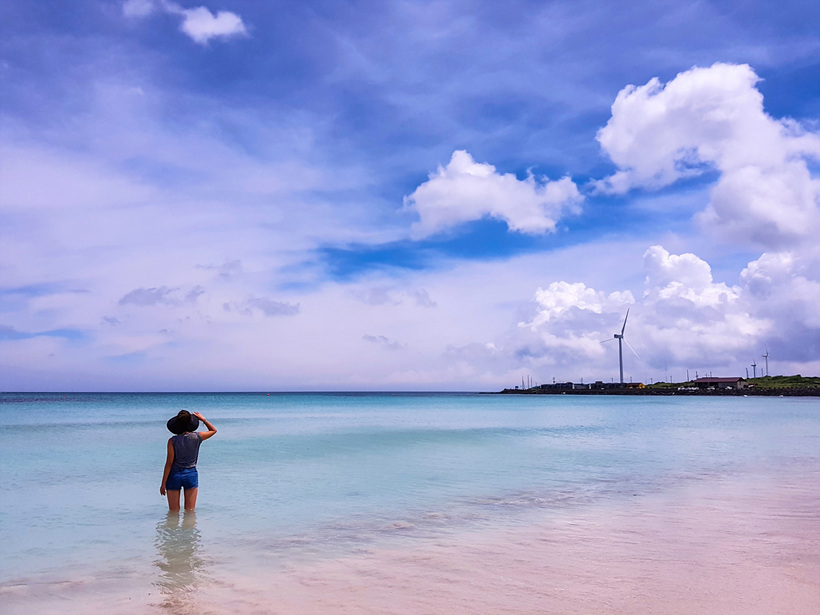
#> input picture 2주차/8.jpg, 820 x 615 px
$ jupyter execute DrawHisto.ipynb
#> lines starting #> are read from the running program, lines starting #| are printed output that depends on the picture
[cell 1]
import cv2
import matplotlib.pyplot as plt

[cell 2]
img = cv2.imread("8.jpg", cv2.IMREAD_COLOR)
#> img is the input picture: shape (615, 820, 3); mean B, G, R 214.1, 164.7, 156
img2 = cv2.cvtColor(img, cv2.COLOR_BGR2GRAY)
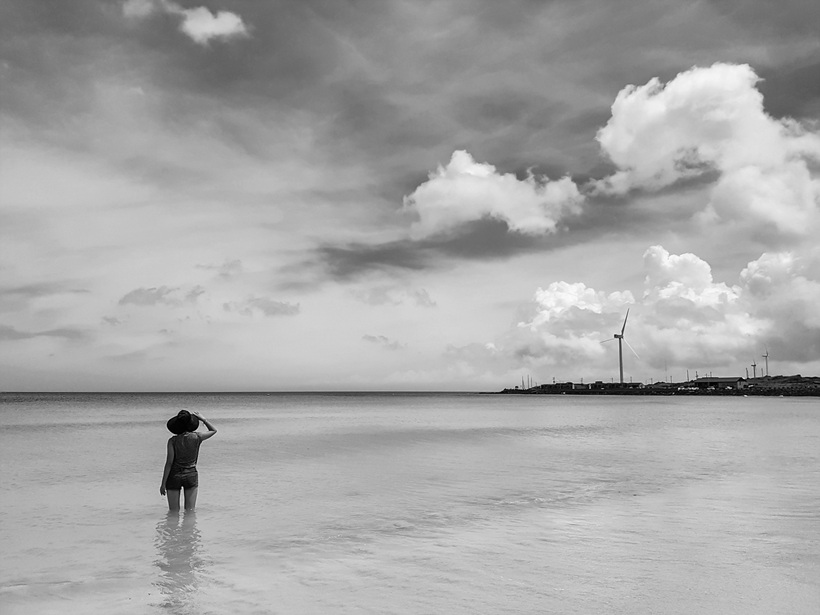
#> img2: shape (615, 820); min 0, max 252, mean 167.7

plt.hist(img2.ravel(), 256, [0,256])
plt.show()
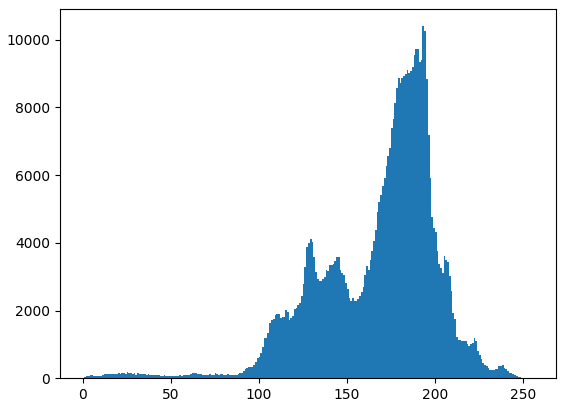
#> figure drawn by matplotlib, 1 panel; tallest bar 10399 high, from x = 193 to 194
